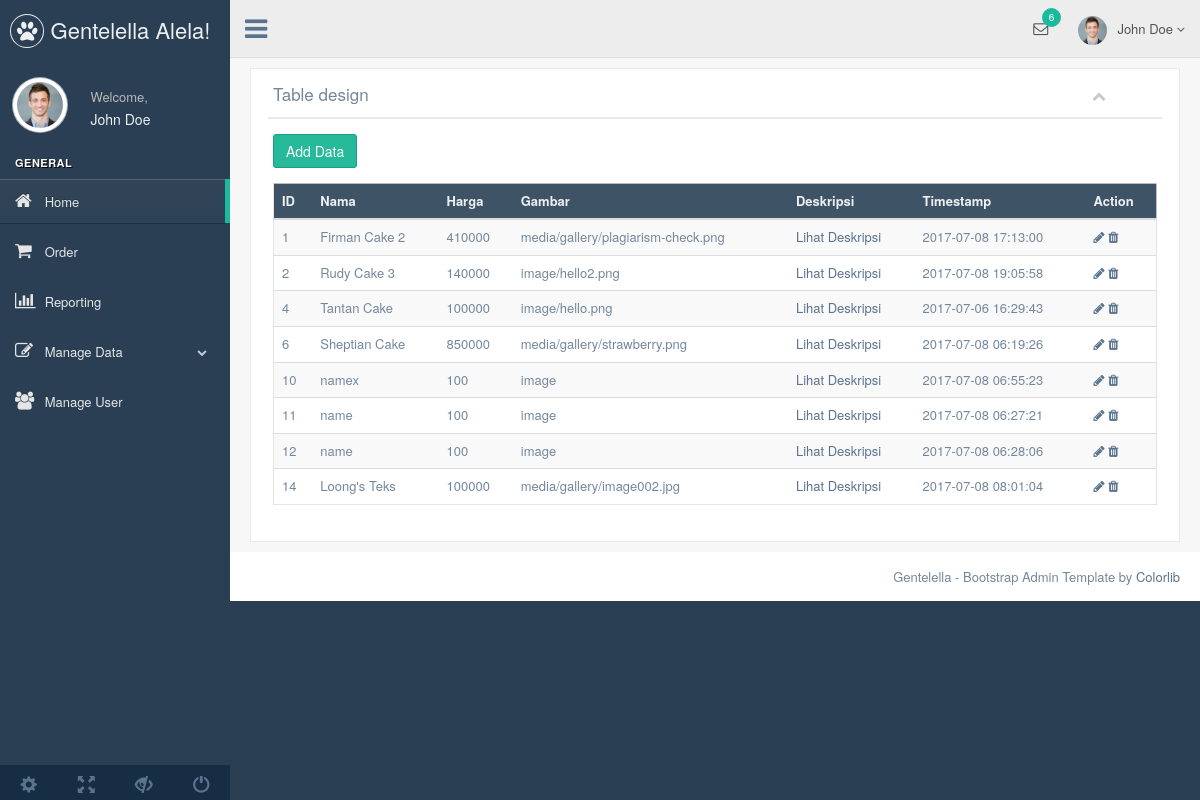
The page /admin/index.php?menu=cake (signed in) on the database its author committed.
### tables this page shows
CREATE TABLE `cake` (
  `id` int(11) NOT NULL,
  `name` varchar(255) NOT NULL,
  `price` int(11) NOT NULL,
  `image` varchar(255) NOT NULL,
  `description` text NOT NULL,
  `create_date` timestamp NOT NULL DEFAULT CURRENT_TIMESTAMP ON UPDATE CURRENT_TIMESTAMP
);

### admin/cake.php (the view, shortened to what this page needs)
<div class="row">
  <div class="col-md-12 col-sm-12 col-xs-12">
    <div class="x_panel">
      <div class="x_title">
        <h2>Table design <small>Custom design</small></h2>
        <ul class="nav navbar-right panel_toolbox">
          <li><a class="collapse-link"><i class="fa fa-chevron-up"></i></a></li>
        </ul>
        <div class="clearfix"></div>
      </div>
      <div class="x_content">
        <p><a href="#" class="btn btn-success" data-target="#ModalAdd" data-toggle="modal">Add Data</a></p>
        <div class="table-responsive">
          <table class="table table-striped jambo_table bulk_action">
            <thead>
              <tr class="headings">
                <th class="column-title">ID</th>
                <th class="column-title">Nama</th>
                <th class="column-title">Harga</th>
                <th class="column-title">Gambar</th>
                <th class="column-title">Deskripsi</th>
                <th class="column-title">Timestamp</th>
                <th class="column-title no-link last"><span class="nobr">Action</span></th>
              </tr>
            </thead>
            <tbody>
              <?php
                include "koneksi.php";
                $tbname="cake";
                $modal=mysqli_query($connection, "SELECT * FROM $tbname");
                while($r=mysqli_fetch_array($modal)){
              ?>
                <tr class="even pointer">
                    <td><?php echo $r['id']; ?></td>
                    <td><?php echo $r['name']; ?></td>
                    <td><?php echo $r['price']; ?></td>
                    <td><?php echo $r['image']; ?></td>
                    <td><a href="#" data-target="#ModalDesc<?php echo $r['id']; ?>" data-toggle="modal">Lihat Deskripsi</a></td>
                    <td><?php echo $r['create_date']; ?></td>
                    <td>
                       <a href="#" class='open_modal' id='<?php echo $r['id']; ?>' tbname="<?php echo $tbname; ?>"><i class="fa fa-pencil"></i></a>
                       <a href="#" onclick="confirm_modal('delete_data.php?id=<?php echo $r['id']; ?>&amp;tbname=<?php echo $tbname; ?>');"><i class="fa fa-trash"></i></a>
                    </td>
                </tr>
              <?php } ?>
        </tbody>
        </table>
        </div>
      </div>
    </div>
  </div>
</div>

### admin/index.php (shortened to what this page needs)
<?php
      if(!isset($_SESSION['ulogin'])) {
           header("location:login.php");
      }
      else {
?>
<!DOCTYPE html>
<html lang="en">
  <head>
    <link href="../vendors/bootstrap/dist/css/bootstrap.min.css" rel="stylesheet">
    <link href="../vendors/font-awesome/css/font-awesome.min.css" rel="stylesheet">
    <link href="../vendors/nprogress/nprogress.css" rel="stylesheet">
    <link href="../vendors/bootstrap-daterangepicker/daterangepicker.css" rel="stylesheet">
    <link href="../vendors/iCheck/skins/flat/green.css" rel="stylesheet">
    <link href="../vendors/build/css/custom.min.css" rel="stylesheet">
    <link href="../vendors/google-code-prettify/bin/prettify.min.css" rel="stylesheet">
    <link href="../vendors/select2/dist/css/select2.min.css" rel="stylesheet">
    <link href="../vendors/switchery/dist/switchery.min.css" rel="stylesheet">
    <link href="../vendors/starrr/dist/starrr.css" rel="stylesheet">
    <link href="../vendors/bootstrap-daterangepicker/daterangepicker.css" rel="stylesheet">
    <link href="../vendors/bootstrap-datetimepicker/build/css/bootstrap-datetimepicker.css" rel="stylesheet">
  </head>
  <body class="nav-md">
    <div class="container body">
      <div class="main_container">
        <div class="col-md-3 left_col">
          <div class="left_col scroll-view">
            <div class="navbar nav_title" style="border: 0;">
              <a href="index.html" class="site_title"><i class="fa fa-paw"></i> <span>Gentelella Alela!</span></a>
            </div>
            <div class="profile clearfix">
              <div class="profile_pic">
                <img src="../images/img.jpg" alt="..." class="img-circle profile_img">
              </div>
              <div class="profile_info">
                <span>Welcome,</span>
                <h2>John Doe</h2>
              </div>
            </div>
            <br />
            <div id="sidebar-menu" class="main_menu_side hidden-print main_menu">
              <div class="menu_section">
                <h3>General</h3>
                <ul class="nav side-menu">
                  <li class="active"><a href="index.php?menu=dashboard"><i class="fa fa-home"></i> Home </a></li>
                  <li><a href="index.php?menu=order"><i class="fa fa-shopping-cart"></i> Order </a></li>
                  <li><a href="index.php?menu=report"><i class="fa fa-bar-chart-o"></i> Reporting </a></li>
                  <li><a><i class="fa fa-edit"></i> Manage Data <span class="fa fa-chevron-down"></span></a>
                  </li>
                  <li><a href="index.php?menu=user"><i class="fa fa-users"></i> Manage User </a></li>
                </ul>
              </div>
            </div>
            <div class="sidebar-footer hidden-small">
              <a data-toggle="tooltip" data-placement="top" title="Settings">
                <span class="glyphicon glyphicon-cog" aria-hidden="true"></span>
              </a>
              <a data-toggle="tooltip" data-placement="top" title="FullScreen">
                <span class="glyphicon glyphicon-fullscreen" aria-hidden="true"></span>
              </a>
              <a data-toggle="tooltip" data-placement="top" title="Lock">
                <span class="glyphicon glyphicon-eye-close" aria-hidden="true"></span>
              </a>
              <a data-toggle="tooltip" data-placement="top" title="Logout" href="logout.php">
                <span class="glyphicon glyphicon-off" aria-hidden="true"></span>
              </a>
            </div>
          </div>
        </div>
        <div class="top_nav">
          <div class="nav_menu">
            <nav>
              <div class="nav toggle">
                <a id="menu_toggle"><i class="fa fa-bars"></i></a>
              </div>
              <ul class="nav navbar-nav navbar-right">
                <li class="">
                  <a href="javascript:;" class="user-profile dropdown-toggle" data-toggle="dropdown" aria-expanded="false">
                    <img src="../images/img.jpg" alt="">John Doe
                    <span class=" fa fa-angle-down"></span>
                  </a>
                </li>
                <li role="presentation" class="dropdown">
                  <a href="javascript:;" class="dropdown-toggle info-number" data-toggle="dropdown" aria-expanded="false">
                    <i class="fa fa-envelope-o"></i>
                    <span class="badge bg-green">6</span>
                  </a>
                </li>
              </ul>
            </nav>
          </div>
        </div>
        <div class="right_col" role="main">
          <div class="">
            <?php
              if (isset($_GET['menu'])) {
                $menu = $_GET['menu'];
                switch ($menu) {
                    case "cake":
                        include "$menu.php";
                        break;
                }
              }
              else {
                include "dashboard.php";
              }
            ?>
          </div>
        </div>
        <footer>
          <div class="pull-right">
            Gentelella - Bootstrap Admin Template by <a href="https://colorlib.com">Colorlib</a>
          </div>
          <div class="clearfix"></div>
        </footer>
      </div>
    </div>
  </body>
</html>
<?php } ?>

### rows shown on the page
cake: id "1", name "Firman Cake 2", price "410000", image "media/gallery/plagiarism-check.png", create_date "2017-07-08 17:13:00"
cake: id "2", name "Rudy Cake 3", price "140000", image "image/hello2.png", create_date "2017-07-08 19:05:58"
cake: id "4", name "Tantan Cake", price "100000", image "image/hello.png", create_date "2017-07-06 16:29:43"
cake: id "6", name "Sheptian Cake", price "850000", image "media/gallery/strawberry.png", create_date "2017-07-08 06:19:26"
cake: id "10", name "namex", price "100", image "image", create_date "2017-07-08 06:55:23"
cake: id "11", name "name", price "100", image "image", create_date "2017-07-08 06:27:21"
cake: id "12", name "name", price "100", image "image", create_date "2017-07-08 06:28:06"
cake: id "14", name "Loong's Teks", price "100000", image "media/gallery/image002.jpg", create_date "2017-07-08 08:01:04"
